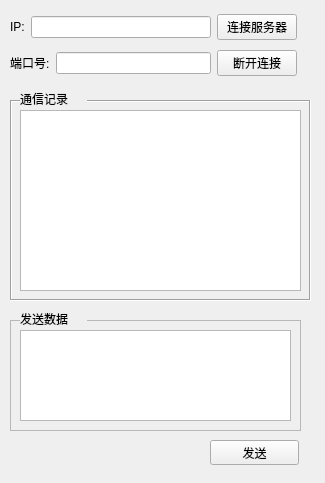
<?xml version="1.0" encoding="UTF-8"?>
<ui version="4.0">
 <class>Widget</class>
 <widget class="QWidget" name="Widget">
  <property name="geometry">
   <rect>
    <x>0</x>
    <y>0</y>
    <width>325</width>
    <height>483</height>
   </rect>
  </property>
  <property name="windowTitle">
   <string>Widget</string>
  </property>
  <widget class="QFrame" name="frame">
   <property name="geometry">
    <rect>
     <x>10</x>
     <y>100</y>
     <width>301</width>
     <height>201</height>
    </rect>
   </property>
   <property name="frameShape">
    <enum>QFrame::Box</enum>
   </property>
   <property name="frameShadow">
    <enum>QFrame::Sunken</enum>
   </property>
   <widget class="QPlainTextEdit" name="record_pte">
    <property name="geometry">
     <rect>
      <x>10</x>
      <y>10</y>
      <width>281</width>
      <height>181</height>
     </rect>
    </property>
    <property name="readOnly">
     <bool>true</bool>
    </property>
   </widget>
  </widget>
  <widget class="QFrame" name="frame_2">
   <property name="geometry">
    <rect>
     <x>10</x>
     <y>320</y>
     <width>291</width>
     <height>111</height>
    </rect>
   </property>
   <property name="frameShape">
    <enum>QFrame::StyledPanel</enum>
   </property>
   <property name="frameShadow">
    <enum>QFrame::Raised</enum>
   </property>
   <widget class="QPlainTextEdit" name="send_msg_pte">
    <property name="geometry">
     <rect>
      <x>10</x>
      <y>10</y>
      <width>271</width>
      <height>91</height>
     </rect>
    </property>
   </widget>
  </widget>
  <widget class="QLabel" name="label_4">
   <property name="geometry">
    <rect>
     <x>20</x>
     <y>310</y>
     <width>67</width>
     <height>17</height>
    </rect>
   </property>
   <property name="autoFillBackground">
    <bool>true</bool>
   </property>
   <property name="text">
    <string>发送数据</string>
   </property>
  </widget>
  <widget class="QPushButton" name="send_msg_btn">
   <property name="geometry">
    <rect>
     <x>210</x>
     <y>440</y>
     <width>89</width>
     <height>25</height>
    </rect>
   </property>
   <property name="text">
    <string>发送</string>
   </property>
  </widget>
  <widget class="QLabel" name="record_lb">
   <property name="geometry">
    <rect>
     <x>20</x>
     <y>90</y>
     <width>67</width>
     <height>17</height>
    </rect>
   </property>
   <property name="autoFillBackground">
    <bool>true</bool>
   </property>
   <property name="text">
    <string>通信记录</string>
   </property>
  </widget>
  <widget class="QWidget" name="">
   <property name="geometry">
    <rect>
     <x>10</x>
     <y>10</y>
     <width>287</width>
     <height>72</height>
    </rect>
   </property>
   <layout class="QVBoxLayout" name="verticalLayout">
    <item>
     <layout class="QHBoxLayout" name="horizontalLayout">
      <item>
       <widget class="QLabel" name="ip_lb">
        <property name="text">
         <string>IP:</string>
        </property>
       </widget>
      </item>
      <item>
       <widget class="QLineEdit" name="ip_le"/>
      </item>
      <item>
       <widget class="QPushButton" name="connect_server_btn">
        <property name="text">
         <string>连接服务器</string>
        </property>
       </widget>
      </item>
     </layout>
    </item>
    <item>
     <layout class="QHBoxLayout" name="horizontalLayout_2">
      <item>
       <widget class="QLabel" name="port_lb">
        <property name="text">
         <string>端口号:</string>
        </property>
       </widget>
      </item>
      <item>
       <widget class="QLineEdit" name="port_le"/>
      </item>
      <item>
       <widget class="QPushButton" name="disconnect_btn">
        <property name="text">
         <string>断开连接</string>
        </property>
       </widget>
      </item>
     </layout>
    </item>
   </layout>
  </widget>
 </widget>
 <resources/>
 <connections/>
</ui>
